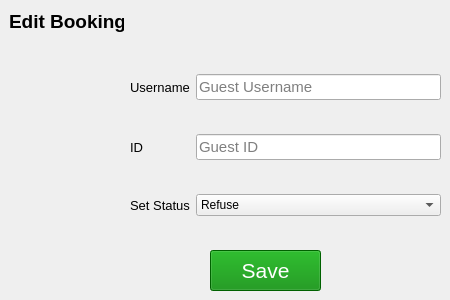
        <widget class="QWidget" name="tab_15">
         <attribute name="title">
          <string>Edit Booking</string>
         </attribute>
         <widget class="QLabel" name="label_31">
          <property name="geometry">
           <rect>
            <x>9</x>
            <y>9</y>
            <width>115</width>
            <height>25</height>
           </rect>
          </property>
          <property name="font">
           <font>
            <family>Segoe UI</family>
            <pointsize>14</pointsize>
            <weight>75</weight>
            <italic>false</italic>
            <bold>true</bold>
           </font>
          </property>
          <property name="styleSheet">
           <string notr="true">QLabel{
font-weight:bold;
}</string>
          </property>
          <property name="text">
           <string>Edit Booking</string>
          </property>
         </widget>
         <widget class="QPushButton" name="pushButton_33">
          <property name="geometry">
           <rect>
            <x>210</x>
            <y>250</y>
            <width>111</width>
            <height>41</height>
           </rect>
          </property>
          <property name="font">
           <font>
            <family>Segoe UI</family>
            <pointsize>16</pointsize>
            <weight>9</weight>
            <italic>false</italic>
            <bold>false</bold>
           </font>
          </property>
          <property name="styleSheet">
           <string notr="true">QPushButton {
	
	font: 75 16pt &quot;Segoe UI&quot;;
	
	background-color: rgb(0, 136, 0);
	color: rgb(255, 255, 255);
 }

QPushButton::hover
{

	
	background-color: rgb(0, 255, 0);
}</string>
          </property>
          <property name="text">
           <string>Save</string>
          </property>
         </widget>
         <widget class="QWidget" name="layoutWidget">
          <property name="geometry">
           <rect>
            <x>130</x>
            <y>46</y>
            <width>311</width>
            <height>201</height>
           </rect>
          </property>
          <layout class="QGridLayout" name="gridLayout_5">
           <item row="1" column="0">
            <widget class="QLabel" name="label_73">
             <property name="font">
              <font>
               <family>Arial</family>
               <pointsize>10</pointsize>
               <weight>9</weight>
               <italic>false</italic>
               <bold>false</bold>
              </font>
             </property>
             <property name="styleSheet">
              <string notr="true">font: 75 10pt &quot;Arial&quot;;
</string>
             </property>
             <property name="text">
              <string>ID</string>
             </property>
            </widget>
           </item>
           <item row="2" column="1">
            <widget class="QComboBox" name="comboBox_29">
             <property name="styleSheet">
              <string notr="true">
QcomboBox_29 {
	
	font: 75 16pt &quot;Segoe UI&quot;;
	
	background-color: rgb(0, 136, 0);
	color: rgb(255, 255, 255);
 }

QcomboBox_29::hover
{

	
	background-color: rgb(0, 255, 0);
}</string>
             </property>
             <item>
              <property name="text">
               <string>Refuse</string>
              </property>
             </item>
             <item>
              <property name="text">
               <string>Confirm</string>
              </property>
             </item>
            </widget>
           </item>
           <item row="1" column="1">
            <widget class="QLineEdit" name="lineEdit_43">
             <property name="font">
              <font>
               <family>Segoe UI</family>
               <pointsize>11</pointsize>
              </font>
             </property>
             <property name="placeholderText">
              <string>Guest ID</string>
             </property>
            </widget>
           </item>
           <item row="0" column="1">
            <widget class="QLineEdit" name="lineEdit_44">
             <property name="font">
              <font>
               <family>Segoe UI</family>
               <pointsize>11</pointsize>
              </font>
             </property>
             <property name="placeholderText">
              <string>Guest Username</string>
             </property>
            </widget>
           </item>
           <item row="0" column="0">
            <widget class="QLabel" name="label_101">
             <property name="font">
              <font>
               <family>Arial</family>
               <pointsize>10</pointsize>
               <weight>9</weight>
               <italic>false</italic>
               <bold>false</bold>
              </font>
             </property>
             <property name="styleSheet">
              <string notr="true">font: 75 10pt &quot;Arial&quot;;
</string>
             </property>
             <property name="text">
              <string>Username</string>
             </property>
            </widget>
           </item>
           <item row="2" column="0">
            <widget class="QLabel" name="label_74">
             <property name="font">
              <font>
               <family>Arial</family>
               <pointsize>10</pointsize>
               <weight>9</weight>
               <italic>false</italic>
               <bold>false</bold>
              </font>
             </property>
             <property name="styleSheet">
              <string notr="true">font: 75 10pt &quot;Arial&quot;;
</string>
             </property>
             <property name="text">
              <string>Set Status</string>
             </property>
            </widget>
           </item>
          </layout>
         </widget>
        </widget>
